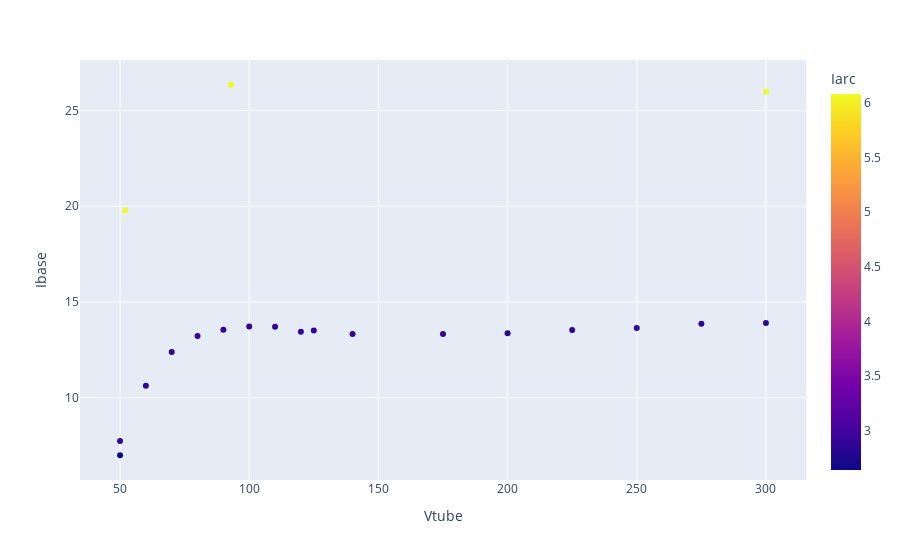

Write notebook code for a chart like this one.
### Code cell
import plotly.express as px
import numpy as np
# df = px.data.iris()
fig = px.scatter(df, x='Vtube', y='Ibase', color = 'Iarc',#hover_data = ['Iarc', 'Ibias', 'Vpfs_tube'])
                 hover_data={'IpinMax':True,
                             'Iarc':True, 
                             'pressure':':.2e',
#                              'Vpfs_tube':True, 
#                              # data not in dataframe, default formatting
#                              'suppl_1': np.random.random(len(df)),
#                              # data not in dataframe, customized formatting
#                              'suppl_2': (':.3f', np.random.random(len(df)))
                            })
fig.
fig.update_layout(height=600)
fig.show()

### Figure 1 — Plotly figure (JSON) as saved in the notebook; plotly's stock layout.template omitted (floating-point values rounded to 4 significant figures)
{"data": [{"customdata": [[0.09054, 2.64, 0.00024], [0.1051, 2.87, 0.00024], [0.1398, 2.87, 0.00024], [0.1625, 2.87, 0.00024], [0.1724, 2.89, 0.00025], [0.1774, 2.89, 0.00025], [0.1805, 2.89, 0.00025], [0.1828, 2.89, 0.00025], [0.1831, 2.89, 0.00025], [0.1844, 2.9, 0.00025], [0.1804, 2.88, 0.00025], [0.1794, 2.88, 0.00025], [0.18, 2.81, 0.00026], [0.1817, 2.88, 0.00026], [0.1831, 2.89, 0.00026], [0.185, 2.89, 0.00026], [0.1851, 2.89, 0.00026], [0.4433, 6.07, 0.0003], [0.3253, 6.08, 0.0003], [0.438, 6.08, 0.0003]], "hovertemplate": "Vtube=%{x}<br>Ibase=%{y}<br>IpinMax=%{customdata[0]}<br>Iarc=%{marker.color}<br>pressure=%{customdata[2]:.2e}<extra></extra>", "legendgroup": "", "marker": {"color": [2.64, 2.87, 2.87, 2.87, 2.89, 2.89, 2.89, 2.89, 2.89, 2.9, 2.88, 2.88, 2.81, 2.88, 2.89, 2.89, 2.89, 6.07, 6.08, 6.08], "coloraxis": "coloraxis", "symbol": "circle"}, "mode": "markers", "name": "", "orientation": "v", "showlegend": false, "type": "scatter", "x": [50, 50, 60, 70, 80, 90, 100, 110, 120, 125, 140, 175, 200, 225, 250, 275, 300, 93, 52, 300], "xaxis": "x", "y": [6.99, 7.73, 10.62, 12.39, 13.22, 13.55, 13.72, 13.7, 13.44, 13.51, 13.32, 13.32, 13.37, 13.53, 13.64, 13.86, 13.9, 26.35, 19.79, 25.98], "yaxis": "y"}], "layout": {"autosize": true, "coloraxis": {"colorbar": {"title": {"text": "Iarc"}}, "colorscale": [[0, "#0d0887"], [0.1111, "#46039f"], [0.2222, "#7201a8"], [0.3333, "#9c179e"], [0.4444, "#bd3786"], [0.5556, "#d8576b"], [0.6667, "#ed7953"], [0.7778, "#fb9f3a"], [0.8889, "#fdca26"], [1, "#f0f921"]]}, "legend": {"tracegroupgap": 0}, "margin": {"t": 60}, "xaxis": {"anchor": "y", "autorange": true, "domain": [0, 1], "range": [34.61, 315.4], "title": {"text": "Vtube"}, "type": "linear"}, "yaxis": {"anchor": "x", "autorange": true, "domain": [0, 1], "range": [5.716, 27.62], "title": {"text": "Ibase"}, "type": "linear"}}}
